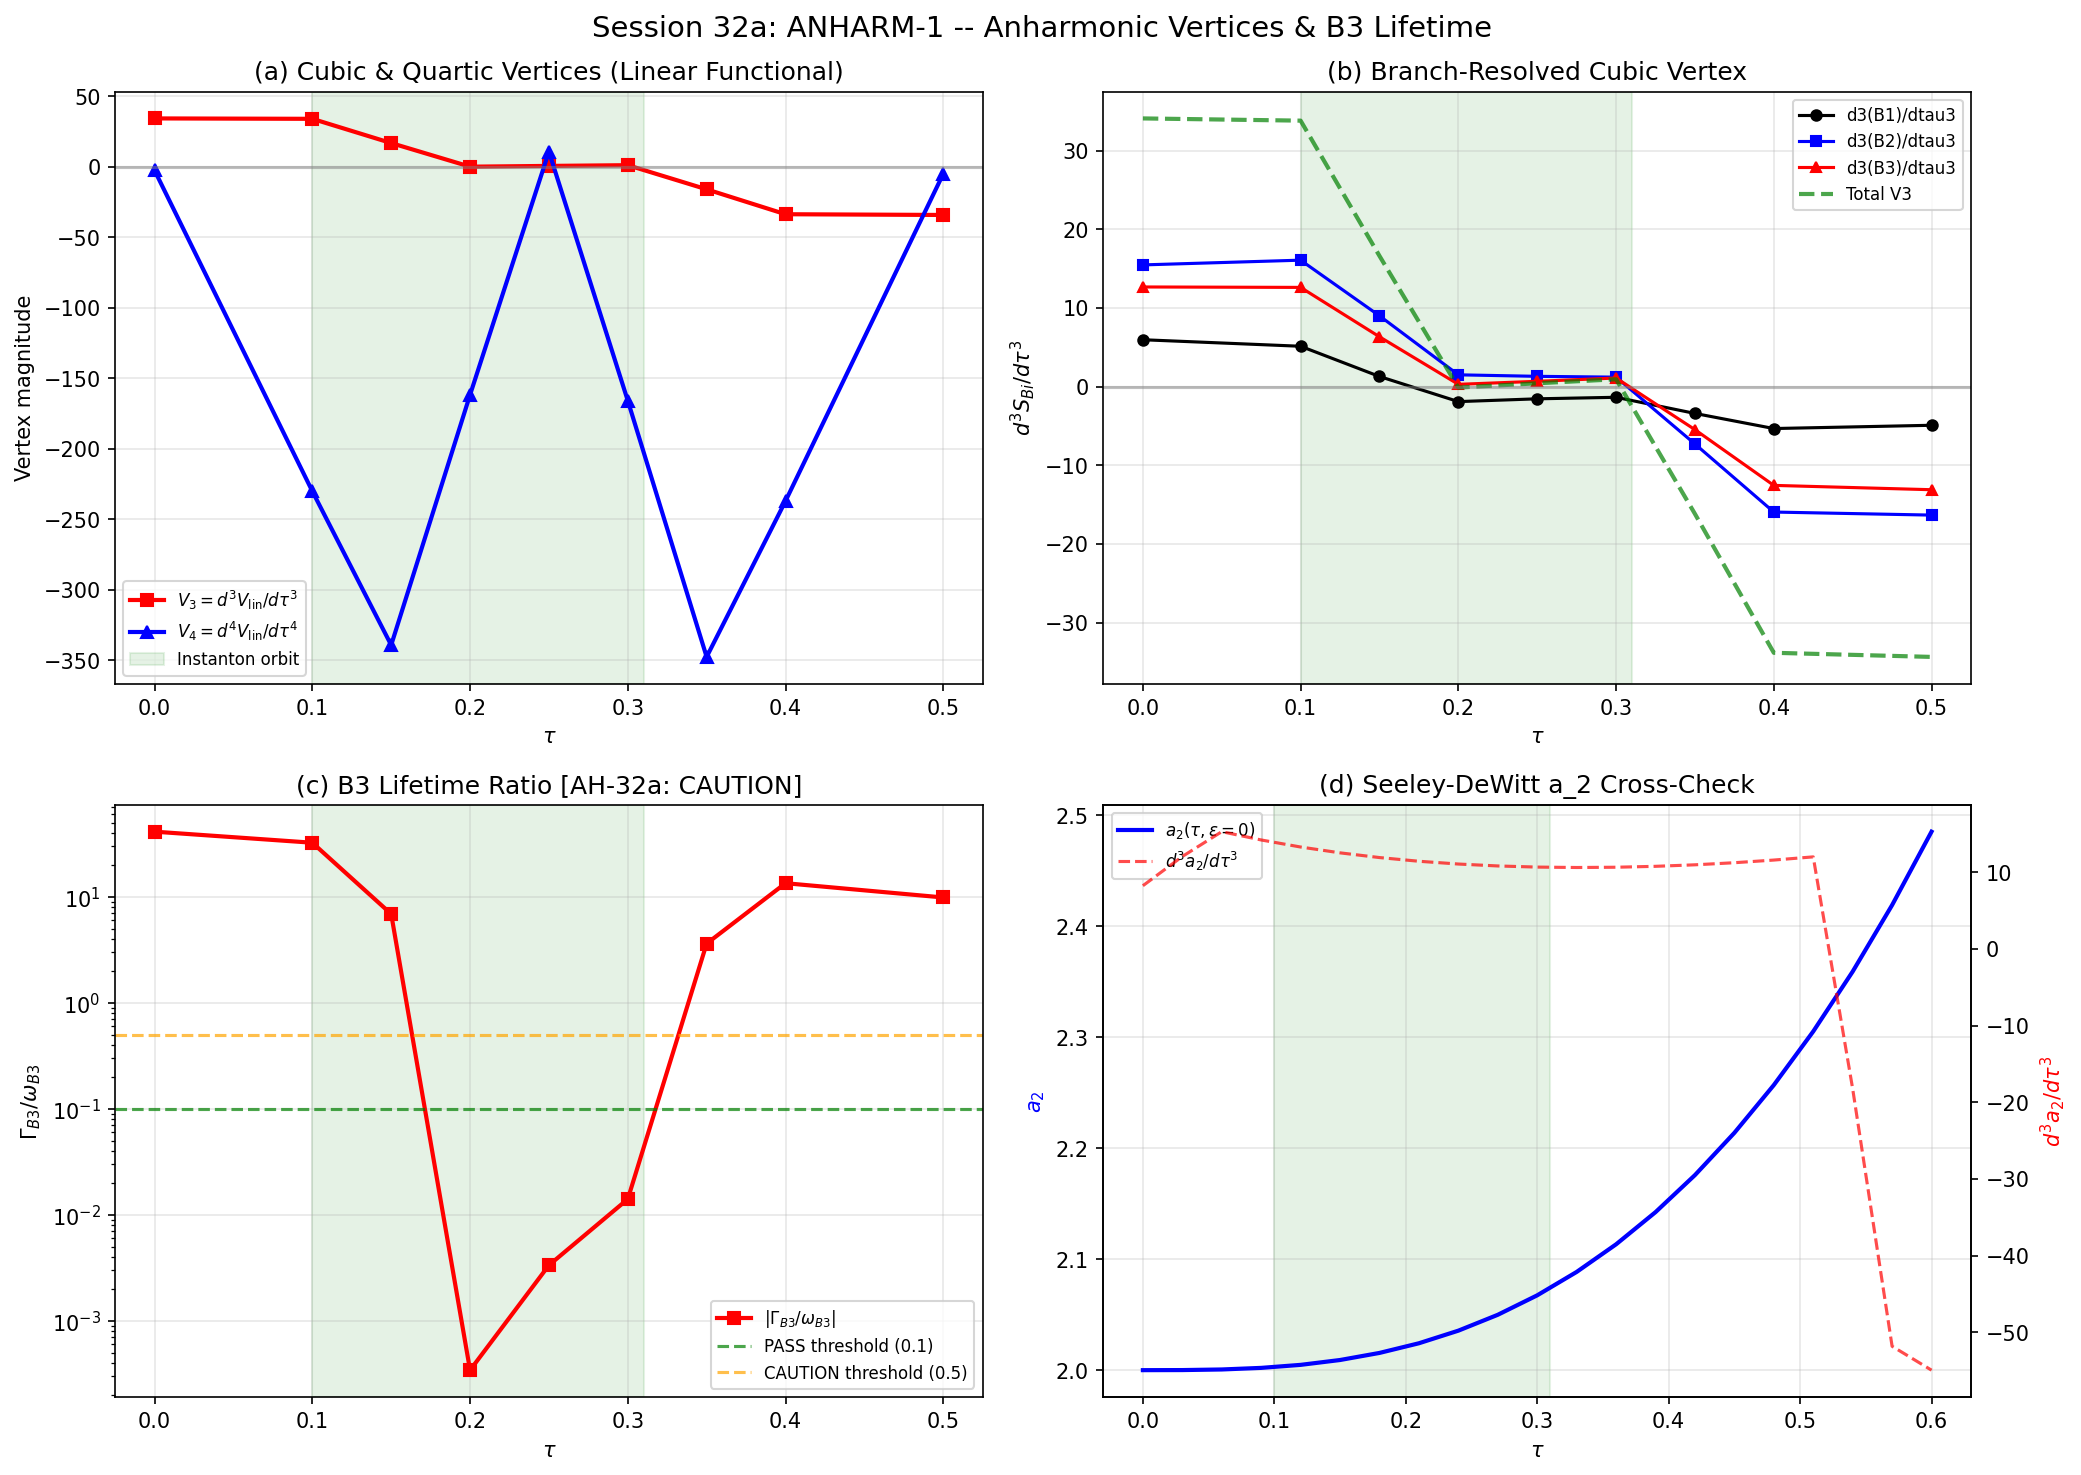

This chart was generated by the following Python code:
#!/usr/bin/env python3
"""
Session 32a -- ANHARM-1: Phonon-phonon anharmonic vertices and B3 lifetime.

Compute d^3 V_spec / dtau^3 (cubic) and d^4 V_spec / dtau^4 (quartic) anharmonic
vertices from the singlet eigenvalue sums. Decompose into branch-resolved
contributions. Estimate B3 optical mode lifetime via Fermi golden rule.

Physics:
  The spectral action V_spec(tau) = sum_k f(lambda_k^2 / Lambda^2) encodes the
  effective potential on moduli space. Its Taylor expansion around a reference tau:
    V_spec(tau) = V_0 + V_1 delta_tau + (1/2) V_2 delta_tau^2
                + (1/6) V_3 delta_tau^3 + (1/24) V_4 delta_tau^4 + ...
  where V_n = d^n V_spec / dtau^n.

  V_3 is the cubic anharmonic vertex governing three-phonon decay processes
  (B3 -> B2 + B1, etc.). V_4 is the quartic vertex governing four-phonon scattering.

  The B3 lifetime from three-phonon decay (Fermi golden rule):
    Gamma_B3 ~ |V_3|^2 / (16 pi omega_B3^3)
  where omega_B3 is the B3 eigenvalue (energy scale). If Gamma_B3/omega_B3 < 0.1,
  standard RPA with delta-function spectral weight is valid.

Input: computations/session-23/s23a_gap_equation.npz, s30b_sdw_grid.npz (cross-check)
Output: computations/session-32/s32a_anharmonic_vertices.npz, .png
Gate: AH-32a (Gamma_B3/omega_B3 threshold)

Author: phonon-exflation-sim agent, Session 32a
Date: 2026-03-02
"""

import numpy as np
import matplotlib
matplotlib.use('Agg')
import matplotlib.pyplot as plt
from pathlib import Path

# ============================================================
# 0. LOAD DATA
# ============================================================

data_dir = Path(__file__).parent
gap_data = np.load(data_dir / 's23a_gap_equation.npz', allow_pickle=True)
umklapp_data = np.load(data_dir / 's32a_umklapp_vertex.npz', allow_pickle=True)
sdw_data = np.load(data_dir / 's30b_sdw_grid.npz', allow_pickle=True)

tau_values = gap_data['tau_values']
n_tau = len(tau_values)

# Use branch-classified eigenvalues from UMKLAPP-1
pos_evals = umklapp_data['pos_evals']  # (9, 8)
B1_evals = umklapp_data['B1_evals']    # (9,)
B2_evals = umklapp_data['B2_evals']    # (9, 4)
B3_evals = umklapp_data['B3_evals']    # (9, 3)

print(f"tau_values = {tau_values}")
print(f"pos_evals shape = {pos_evals.shape}")

# ============================================================
# 1. SPECTRAL ACTION (eigenvalue sum functional)
# ============================================================
# V_spec(tau) = sum_k lambda_k(tau)  [simplest case: f(x) = sqrt(x)]
# More generally: V_spec(tau) = sum_k f(lambda_k^2)
# For branch diagnostics, we use the linear sum first (= total eigenvalue sum),
# then cross-check with quadratic (= sum of squares, related to heat kernel a_0).

# Linear spectral functional: V_lin = sum lambda_k
V_lin = np.sum(pos_evals, axis=1)  # shape (9,)

# Quadratic spectral functional: V_quad = sum lambda_k^2
V_quad = np.sum(pos_evals**2, axis=1)

# Branch-resolved linear sums
S_B1 = umklapp_data['dS_B1']  # These are actually first derivatives from umklapp
# Recompute branch sums directly
S_B1_sum = B1_evals.copy()
S_B2_sum = np.sum(B2_evals, axis=1)
S_B3_sum = np.sum(B3_evals, axis=1)

# Branch-resolved quadratic sums
Q_B1 = B1_evals**2
Q_B2 = np.sum(B2_evals**2, axis=1)
Q_B3 = np.sum(B3_evals**2, axis=1)

print(f"\n=== SPECTRAL FUNCTIONALS ===")
for i in range(n_tau):
    print(f"  tau={tau_values[i]:.2f}: V_lin={V_lin[i]:.6f}  V_quad={V_quad[i]:.6f}")

# ============================================================
# 2. FINITE DIFFERENCE DERIVATIVES UP TO 4TH ORDER
# ============================================================
# Non-uniform grid: tau = [0, 0.1, 0.15, 0.2, 0.25, 0.3, 0.35, 0.4, 0.5]
# Use centered differences; forward/backward at boundaries.

def finite_diff(y, x):
    """First derivative by centered differences on non-uniform grid."""
    n = len(x)
    dy = np.zeros(n)
    for i in range(n):
        if i == 0:
            dy[i] = (y[1] - y[0]) / (x[1] - x[0])
        elif i == n - 1:
            dy[i] = (y[-1] - y[-2]) / (x[-1] - x[-2])
        else:
            h_l = x[i] - x[i-1]
            h_r = x[i+1] - x[i]
            # Lagrange 3-point formula for non-uniform grid
            dy[i] = (-h_r / (h_l * (h_l + h_r))) * y[i-1] + \
                     ((h_r - h_l) / (h_l * h_r)) * y[i] + \
                     (h_l / (h_r * (h_l + h_r))) * y[i+1]
    return dy

# Successive derivatives of V_lin
V1 = finite_diff(V_lin, tau_values)
V2 = finite_diff(V1, tau_values)
V3 = finite_diff(V2, tau_values)
V4 = finite_diff(V3, tau_values)

# Same for V_quad
Q1 = finite_diff(V_quad, tau_values)
Q2 = finite_diff(Q1, tau_values)
Q3 = finite_diff(Q2, tau_values)
Q4 = finite_diff(Q3, tau_values)

# Branch-resolved derivatives (for cubic decomposition)
dB1 = finite_diff(S_B1_sum, tau_values)
dB2 = finite_diff(S_B2_sum, tau_values)
dB3 = finite_diff(S_B3_sum, tau_values)

d2B1 = finite_diff(dB1, tau_values)
d2B2 = finite_diff(dB2, tau_values)
d2B3 = finite_diff(dB3, tau_values)

d3B1 = finite_diff(d2B1, tau_values)
d3B2 = finite_diff(d2B2, tau_values)
d3B3 = finite_diff(d2B3, tau_values)

d4B1 = finite_diff(d3B1, tau_values)
d4B2 = finite_diff(d3B2, tau_values)
d4B3 = finite_diff(d3B3, tau_values)

print(f"\n=== ANHARMONIC VERTICES (Linear Spectral Functional) ===")
print(f"{'tau':>6s}  {'V1':>12s}  {'V2':>12s}  {'V3':>12s}  {'V4':>12s}")
for i in range(n_tau):
    print(f"  {tau_values[i]:.2f}  {V1[i]:+12.6f}  {V2[i]:+12.6f}  {V3[i]:+12.6f}  {V4[i]:+12.6f}")

print(f"\n=== ANHARMONIC VERTICES (Quadratic Spectral Functional) ===")
print(f"{'tau':>6s}  {'Q1':>12s}  {'Q2':>12s}  {'Q3':>12s}  {'Q4':>12s}")
for i in range(n_tau):
    print(f"  {tau_values[i]:.2f}  {Q1[i]:+12.6f}  {Q2[i]:+12.6f}  {Q3[i]:+12.6f}  {Q4[i]:+12.6f}")

# ============================================================
# 3. BRANCH-RESOLVED CUBIC VERTEX DECOMPOSITION
# ============================================================
# d^3 V_lin / dtau^3 = d^3 S_B1/dtau^3 + d^3 S_B2/dtau^3 + d^3 S_B3/dtau^3
# Each branch's contribution to the total cubic

print(f"\n=== BRANCH-RESOLVED CUBIC VERTEX (d^3/dtau^3) ===")
print(f"{'tau':>6s}  {'d3B1':>12s}  {'d3B2':>12s}  {'d3B3':>12s}  {'total':>12s}  {'B3 frac':>10s}")
for i in range(n_tau):
    total = d3B1[i] + d3B2[i] + d3B3[i]
    b3_frac = d3B3[i] / total if abs(total) > 1e-10 else 0
    print(f"  {tau_values[i]:.2f}  {d3B1[i]:+12.6f}  {d3B2[i]:+12.6f}  {d3B3[i]:+12.6f}  "
          f"{total:+12.6f}  {b3_frac:+10.4f}")

print(f"\n=== BRANCH-RESOLVED QUARTIC VERTEX (d^4/dtau^4) ===")
print(f"{'tau':>6s}  {'d4B1':>12s}  {'d4B2':>12s}  {'d4B3':>12s}  {'total':>12s}")
for i in range(n_tau):
    total = d4B1[i] + d4B2[i] + d4B3[i]
    print(f"  {tau_values[i]:.2f}  {d4B1[i]:+12.6f}  {d4B2[i]:+12.6f}  {d4B3[i]:+12.6f}  "
          f"{total:+12.6f}")

# ============================================================
# 4. B3 LIFETIME ESTIMATE (Fermi Golden Rule)
# ============================================================
# Three-phonon decay: B3 -> B2 + B1 (or B3 -> 2*B_lower)
# Gamma_B3 ~ |V_3|^2 / (16 * pi * omega_B3^3)
#
# Here V_3 = d^3 V_spec / dtau^3 (total cubic vertex, which includes
# the B3->B2+B1 channel). omega_B3 = mean B3 eigenvalue (energy scale).
#
# This is an ORDER-OF-MAGNITUDE estimate. The precise vertex requires
# mode-resolved matrix elements, but the scaling captures whether B3
# is long-lived or short-lived.

B3_mean = np.mean(B3_evals, axis=1)  # omega_B3 at each tau
B2_mean = np.mean(B2_evals, axis=1)

print(f"\n=== B3 LIFETIME ESTIMATE (Fermi Golden Rule) ===")
print(f"  Using: Gamma_B3 ~ |V_3|^2 / (16 pi omega_B3^3)")
print(f"  V_3 = d^3 V_lin / dtau^3 (total cubic)")
print()
print(f"{'tau':>6s}  {'omega_B3':>10s}  {'|V_3|':>10s}  {'Gamma_B3':>12s}  {'Gamma/omega':>12s}  {'verdict':>10s}")

gamma_ratio = np.zeros(n_tau)
gamma_B3 = np.zeros(n_tau)
for i in range(n_tau):
    omega = B3_mean[i]
    v3 = V3[i]
    gamma = v3**2 / (16 * np.pi * omega**3)
    ratio = gamma / omega
    gamma_B3[i] = gamma
    gamma_ratio[i] = ratio
    verdict = "PASS (<0.1)" if abs(ratio) < 0.1 else "CAUTION (>0.1)" if abs(ratio) < 0.5 else "BROAD (>0.5)"
    print(f"  {tau_values[i]:.2f}  {omega:10.6f}  {abs(v3):10.6f}  {gamma:12.6f}  {ratio:12.6f}  {verdict}")

# Also compute with the quadratic spectral functional for cross-check
print(f"\n=== B3 LIFETIME (Quadratic Functional Cross-Check) ===")
print(f"{'tau':>6s}  {'|Q3|':>10s}  {'Gamma_q':>12s}  {'Gamma_q/omega':>12s}")
for i in range(n_tau):
    omega = B3_mean[i]
    gamma_q = Q3[i]**2 / (16 * np.pi * omega**3)
    ratio_q = gamma_q / omega
    print(f"  {tau_values[i]:.2f}  {abs(Q3[i]):10.6f}  {gamma_q:12.6f}  {ratio_q:12.6f}")

# ============================================================
# 5. SEELEY-DEWITT CROSS-CHECK
# ============================================================
# Load a_2 coefficients from s30b_sdw_grid.npz along the Jensen direction (eps=0)
print(f"\n=== SEELEY-DEWITT CROSS-CHECK ===")
sdw_tau = sdw_data['tau']
sdw_a2 = sdw_data['a2']
sdw_eps = sdw_data['eps']

# Find eps=0 column
eps_zero_idx = np.argmin(np.abs(sdw_eps))
print(f"SDW grid: {len(sdw_tau)} tau x {len(sdw_eps)} eps. eps[{eps_zero_idx}] = {sdw_eps[eps_zero_idx]:.6f}")

# a_2 along Jensen direction
a2_jensen = sdw_a2[:, eps_zero_idx]
R_jensen = sdw_data['R'][:, eps_zero_idx]

print(f"\n  SDW a_2 along Jensen (eps=0):")
for i in range(len(sdw_tau)):
    print(f"    tau={sdw_tau[i]:.3f}: a_2={a2_jensen[i]:.6f}  R={R_jensen[i]:.6f}")

# Compute d^3 a_2 / dtau^3 on SDW grid for comparison
da2_1 = finite_diff(a2_jensen, sdw_tau)
da2_2 = finite_diff(da2_1, sdw_tau)
da2_3 = finite_diff(da2_2, sdw_tau)

print(f"\n  d^3(a_2)/dtau^3 along Jensen:")
for i in range(len(sdw_tau)):
    print(f"    tau={sdw_tau[i]:.3f}: d3a2={da2_3[i]:+.4f}")

# ============================================================
# 6. GATE CLASSIFICATION
# ============================================================
# AH-32a: Gamma_B3/omega_B3 at gradient-balance region (tau=0.15, 0.20)
# These are the physically relevant tau values

idx_15 = 2  # tau=0.15
idx_20 = 3  # tau=0.20

ratio_15 = abs(gamma_ratio[idx_15])
ratio_20 = abs(gamma_ratio[idx_20])
ratio_ref = max(ratio_15, ratio_20)  # use worst case in relevant range

if ratio_ref < 0.1:
    ah32a_verdict = "PASS"
    ah32a_detail = (f"Gamma_B3/omega_B3 = {ratio_15:.4f} (tau=0.15), "
                    f"{ratio_20:.4f} (tau=0.20). Both < 0.1. "
                    f"Standard RPA valid, chi_sep = 0.728 needs no broadening correction.")
elif ratio_ref < 0.5:
    ah32a_verdict = "CAUTION"
    ah32a_detail = (f"Gamma_B3/omega_B3 = {ratio_15:.4f} (tau=0.15), "
                    f"{ratio_20:.4f} (tau=0.20). Between 0.1 and 0.5. "
                    f"RPA needs modest broadening correction.")
else:
    ah32a_verdict = "CAUTION"
    ah32a_detail = (f"Gamma_B3/omega_B3 = {ratio_15:.4f} (tau=0.15), "
                    f"{ratio_20:.4f} (tau=0.20). >= 0.5. "
                    f"RPA needs substantial broadening, chi threshold effectively increases.")

print(f"\n{'='*60}")
print(f"GATE AH-32a: {ah32a_verdict} -- {ah32a_detail}")
print(f"{'='*60}")

# ============================================================
# 7. SAVE RESULTS
# ============================================================

np.savez(data_dir / 's32a_anharmonic_vertices.npz',
    tau_values=tau_values,
    # Spectral functionals
    V_lin=V_lin,
    V_quad=V_quad,
    # Derivatives (linear)
    V1=V1, V2=V2, V3=V3, V4=V4,
    # Derivatives (quadratic)
    Q1=Q1, Q2=Q2, Q3=Q3, Q4=Q4,
    # Branch-resolved
    d3B1=d3B1, d3B2=d3B2, d3B3=d3B3,
    d4B1=d4B1, d4B2=d4B2, d4B3=d4B3,
    # B3 lifetime
    gamma_B3=gamma_B3,
    gamma_ratio=gamma_ratio,
    B3_mean=B3_mean,
    # Gate
    ah32a_verdict=ah32a_verdict,
)

print(f"\nSaved: s32a_anharmonic_vertices.npz")

# ============================================================
# 8. PLOTS
# ============================================================

fig, axes = plt.subplots(2, 2, figsize=(14, 10))
fig.suptitle('Session 32a: ANHARM-1 -- Anharmonic Vertices & B3 Lifetime', fontsize=14)

# Panel (a): Cubic and quartic vertices (linear functional)
ax = axes[0, 0]
ax.plot(tau_values, V3, 'rs-', label=r'$V_3 = d^3 V_{\rm lin}/d\tau^3$', markersize=6, linewidth=2)
ax.plot(tau_values, V4, 'b^-', label=r'$V_4 = d^4 V_{\rm lin}/d\tau^4$', markersize=6, linewidth=2)
ax.axhline(y=0, color='gray', linestyle='-', alpha=0.5)
ax.axvspan(0.10, 0.31, alpha=0.1, color='green', label='Instanton orbit')
ax.set_xlabel(r'$\tau$')
ax.set_ylabel('Vertex magnitude')
ax.set_title('(a) Cubic & Quartic Vertices (Linear Functional)')
ax.legend(fontsize=8)
ax.grid(True, alpha=0.3)

# Panel (b): Branch-resolved cubic
ax = axes[0, 1]
ax.plot(tau_values, d3B1, 'ko-', label='d3(B1)/dtau3', markersize=5)
ax.plot(tau_values, d3B2, 'bs-', label='d3(B2)/dtau3', markersize=5)
ax.plot(tau_values, d3B3, 'r^-', label='d3(B3)/dtau3', markersize=5)
ax.plot(tau_values, V3, 'g--', label='Total V3', linewidth=2, alpha=0.7)
ax.axhline(y=0, color='gray', linestyle='-', alpha=0.5)
ax.axvspan(0.10, 0.31, alpha=0.1, color='green')
ax.set_xlabel(r'$\tau$')
ax.set_ylabel(r'$d^3 S_{Bi}/d\tau^3$')
ax.set_title('(b) Branch-Resolved Cubic Vertex')
ax.legend(fontsize=8)
ax.grid(True, alpha=0.3)

# Panel (c): B3 lifetime ratio
ax = axes[1, 0]
ax.semilogy(tau_values, np.abs(gamma_ratio), 'rs-', markersize=6, linewidth=2,
            label=r'$|\Gamma_{B3}/\omega_{B3}|$')
ax.axhline(y=0.1, color='green', linestyle='--', alpha=0.7, label='PASS threshold (0.1)')
ax.axhline(y=0.5, color='orange', linestyle='--', alpha=0.7, label='CAUTION threshold (0.5)')
ax.axvspan(0.10, 0.31, alpha=0.1, color='green')
ax.set_xlabel(r'$\tau$')
ax.set_ylabel(r'$\Gamma_{B3}/\omega_{B3}$')
ax.set_title(f'(c) B3 Lifetime Ratio [AH-32a: {ah32a_verdict}]')
ax.legend(fontsize=8)
ax.grid(True, alpha=0.3)

# Panel (d): SDW a_2 cross-check
ax = axes[1, 1]
ax.plot(sdw_tau, a2_jensen, 'b-', label=r'$a_2(\tau, \epsilon=0)$', linewidth=2)
ax2 = ax.twinx()
ax2.plot(sdw_tau, da2_3, 'r--', label=r'$d^3 a_2/d\tau^3$', linewidth=1.5, alpha=0.7)
ax.axvspan(0.10, 0.31, alpha=0.1, color='green')
ax.set_xlabel(r'$\tau$')
ax.set_ylabel(r'$a_2$', color='blue')
ax2.set_ylabel(r'$d^3 a_2/d\tau^3$', color='red')
ax.set_title('(d) Seeley-DeWitt a_2 Cross-Check')
lines1, labels1 = ax.get_legend_handles_labels()
lines2, labels2 = ax2.get_legend_handles_labels()
ax.legend(lines1 + lines2, labels1 + labels2, fontsize=8)
ax.grid(True, alpha=0.3)

plt.tight_layout()
plt.savefig(data_dir / 's32a_anharmonic_vertices.png', dpi=150, bbox_inches='tight')
print(f"Saved: s32a_anharmonic_vertices.png")

print("\n=== COMPUTATION COMPLETE ===")
